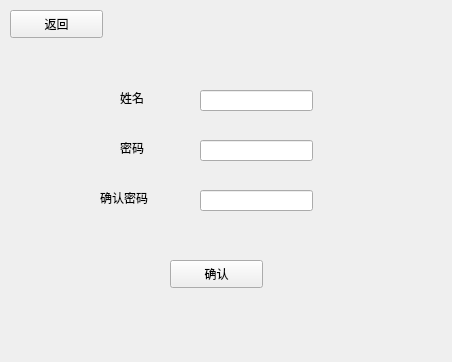
<?xml version="1.0" encoding="UTF-8"?>
<ui version="4.0">
 <class>stu_regis</class>
 <widget class="QWidget" name="stu_regis">
  <property name="geometry">
   <rect>
    <x>0</x>
    <y>0</y>
    <width>452</width>
    <height>362</height>
   </rect>
  </property>
  <property name="windowTitle">
   <string>Form</string>
  </property>
  <widget class="QLabel" name="label_2">
   <property name="geometry">
    <rect>
     <x>120</x>
     <y>140</y>
     <width>72</width>
     <height>15</height>
    </rect>
   </property>
   <property name="text">
    <string>密码</string>
   </property>
  </widget>
  <widget class="QLabel" name="label_3">
   <property name="geometry">
    <rect>
     <x>100</x>
     <y>190</y>
     <width>72</width>
     <height>15</height>
    </rect>
   </property>
   <property name="text">
    <string>确认密码</string>
   </property>
  </widget>
  <widget class="QPushButton" name="pushButton">
   <property name="geometry">
    <rect>
     <x>10</x>
     <y>10</y>
     <width>93</width>
     <height>28</height>
    </rect>
   </property>
   <property name="text">
    <string>返回</string>
   </property>
  </widget>
  <widget class="QLineEdit" name="lineEdit">
   <property name="geometry">
    <rect>
     <x>200</x>
     <y>90</y>
     <width>113</width>
     <height>21</height>
    </rect>
   </property>
  </widget>
  <widget class="QLineEdit" name="lineEdit_2">
   <property name="geometry">
    <rect>
     <x>200</x>
     <y>140</y>
     <width>113</width>
     <height>21</height>
    </rect>
   </property>
  </widget>
  <widget class="QLineEdit" name="lineEdit_3">
   <property name="geometry">
    <rect>
     <x>200</x>
     <y>190</y>
     <width>113</width>
     <height>21</height>
    </rect>
   </property>
  </widget>
  <widget class="QPushButton" name="pushButton_2">
   <property name="geometry">
    <rect>
     <x>170</x>
     <y>260</y>
     <width>93</width>
     <height>28</height>
    </rect>
   </property>
   <property name="text">
    <string>确认</string>
   </property>
  </widget>
  <widget class="QLabel" name="label_4">
   <property name="geometry">
    <rect>
     <x>120</x>
     <y>90</y>
     <width>72</width>
     <height>15</height>
    </rect>
   </property>
   <property name="text">
    <string>姓名</string>
   </property>
  </widget>
 </widget>
 <resources/>
 <connections/>
</ui>
